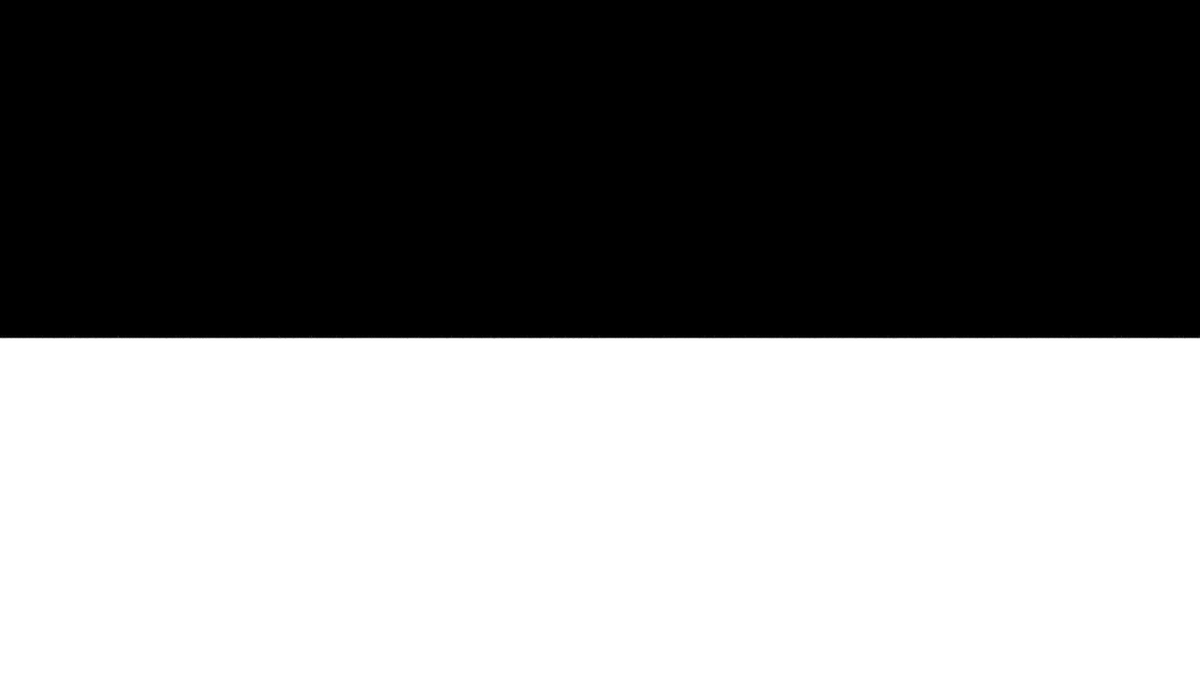
Frame 1 (no input)
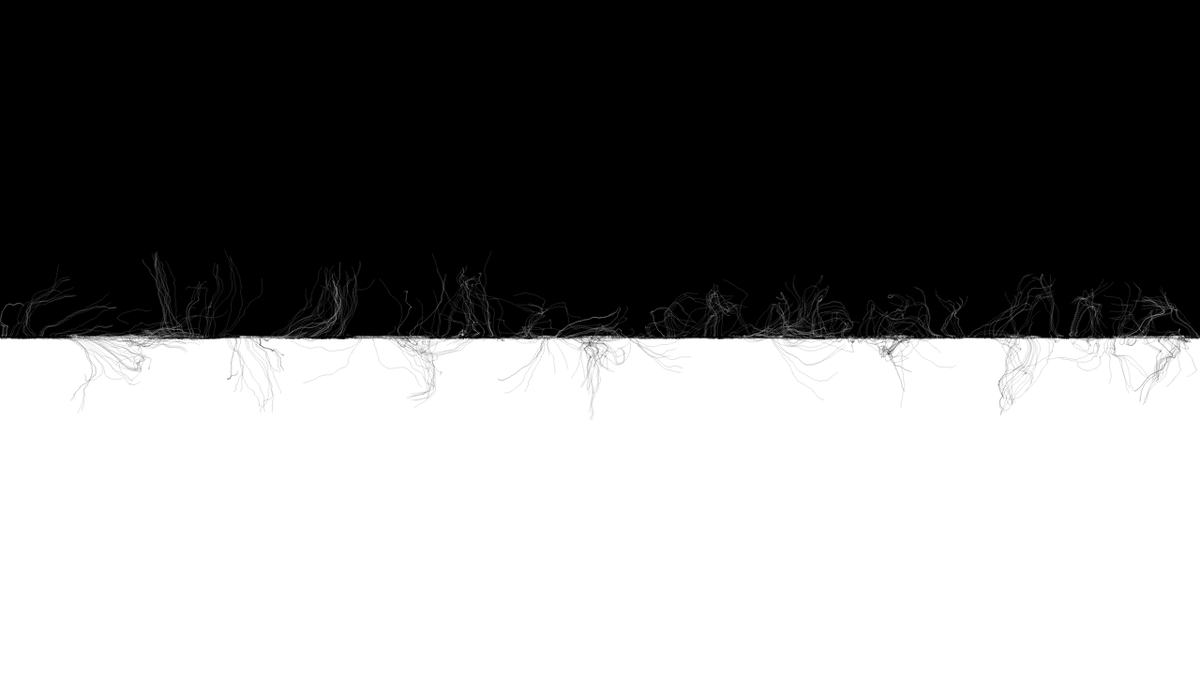
Frame 60 (no input)
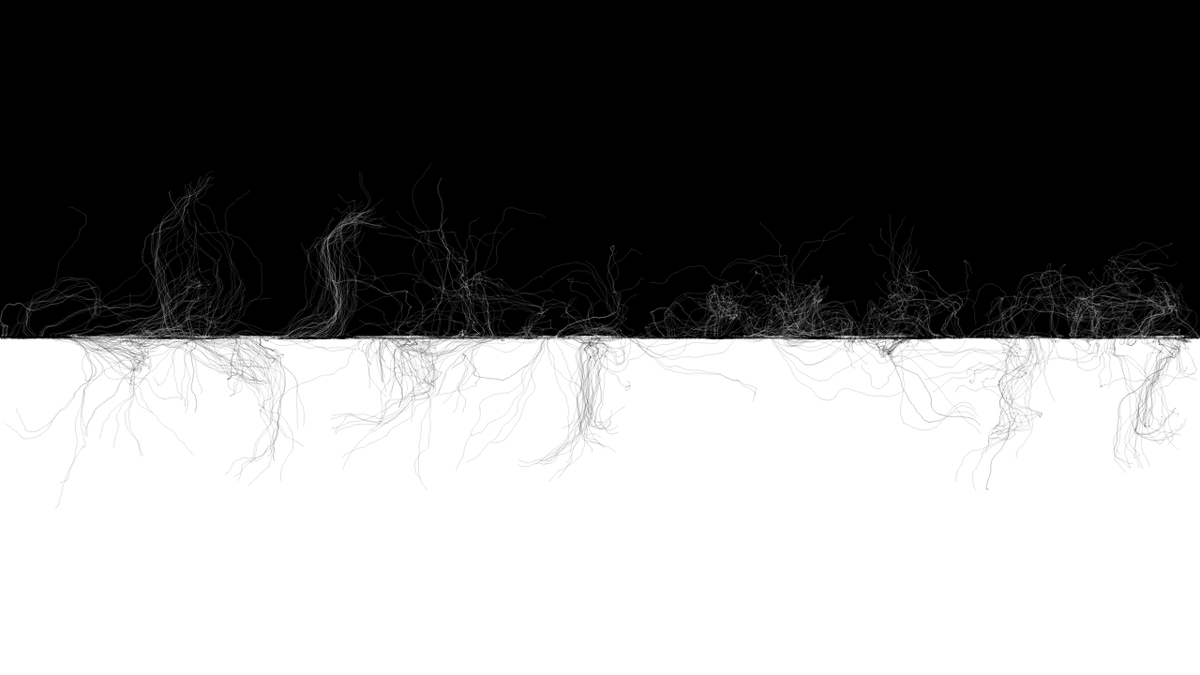
Frame 120 (the mouse pressed at the canvas centre since frame 60)

The p5.js sketch that drew these frames (run headless with seeded random() and noise() and a simulated clock; from frame 60 on, the mouse is pressed at the canvas centre):

// p5.js sketch
// ── sketch.js
var inc = 0.1;
var scl = 10; // Sets the amount of flow fields "scl" cubic pixels.
var cols, rows;
var zoff = 0;
var WhiteParticles = [];
var BlackParticles = [];
var flowfield;

function setup() {
  createCanvas(1280, 720); // Sets the size of the screen
  cols = floor(width / scl);
  rows = floor(height / scl);
  flowfield = new Array(cols * rows);
  for (var w = 0; w < 500; w++) { // Sets the amount of white particles there are.
    WhiteParticles[w] = new WhiteParticle();
  }
  for (var b = 0; b < 500; b++) { // Sets the amount of black particles there are.
    BlackParticles[b] = new BlackParticle();
  }
  background(255); // Sets the background color.
  fill(0);
  rect(0,0,1280,360); // Creates the black block on top.
}

function draw() {
 var yoff = 0;
  for (var y = 0; y < rows; y++) {
   var xoff = 0;
   for (var x = 0; x < cols; x++) {
    var index = x + y * cols;
    var angle = noise(xoff, yoff, zoff) * TWO_PI * 4;
    var v = p5.Vector.fromAngle(angle);
    v.setMag(0.4); // Adjust how stricly the particles will follow the flow field.
     flowfield[index] = v;
     xoff += inc;
   }
   yoff += inc;

   zoff += 0.01; // Adjusts the speed of the flow field's movement.
 }

 for (var w = 0; w < WhiteParticles.length; w++) {
   WhiteParticles[w].follow(flowfield);
   WhiteParticles[w].update();
   WhiteParticles[w].edges();
   WhiteParticles[w].show();
 }
  for (var b = 0; b < BlackParticles.length; b++) {
   BlackParticles[b].follow(flowfield);
   BlackParticles[b].update();
   BlackParticles[b].edges();
   BlackParticles[b].show();
 }
}
// ── BlackParticles.js
function BlackParticle() {
 this.pos = createVector(random(width), 361); // Designates the starting location of the particles.
 this.vel = createVector(0, 0);
 this.acc = createVector(0, 0);
 this.maxspeed = 2; // Sets the maxspeed of the particles.
 this.h = 0;
 this.prevPos = this.pos.copy();

 this.update = function() {
   this.vel.add(this.acc);
   this.vel.limit(this.maxspeed);
   this.pos.add(this.vel);
   this.acc.mult(0);
 }

 this.follow = function(vectors) {
   var x = floor(this.pos.x / scl);
   var y = floor(this.pos.y / scl);
   var index = x + y * cols;
   var force = vectors[index];
   this.applyForce(force);
 }

 this.applyForce = function(force) {
  this.acc.add(force);
 }

 this.show = function() {
  stroke(0, 20); //Sets the color of the particle.
  strokeWeight(1); // Sets the thickness of the particle.
  line(this.pos.x, this.pos.y, this.prevPos.x, this.prevPos.y);
  this.updatePrev();
 }

 this.updatePrev = function() {
  this.prevPos.x = this.pos.x;
  this.prevPos.y = this.pos.y;
 }
 
 // Below sets the borders that the pixels will follow before teleporting back to the starting position.
 this.edges = function() {
  if (this.pos.x > width) {
    this.pos.x = random(width);
    this.updatePrev();
  }
  if (this.pos.x < 0) {
    this.pos.x = random(width);
    this.updatePrev();
  }
  if (this.pos.y > height) {
    this.pos.y = 361;
    this.updatePrev();
  }
  if (this.pos.y < 359) {
    this.pos.y = 361;
    this.updatePrev();
  }
 }
}
// ── WhiteParticles.js
function WhiteParticle() {
 this.pos = createVector(random(width), 359); // Designates the starting location of the particles.
 this.vel = createVector(0, 0);
 this.acc = createVector(0, 0);
 this.maxspeed = 2; // Sets the maxspeed of the particles.
 this.h = 0;
 this.prevPos = this.pos.copy();

 this.update = function() {
   this.vel.add(this.acc);
   this.vel.limit(this.maxspeed);
   this.pos.add(this.vel);
   this.acc.mult(0);
 }

 this.follow = function(vectors) {
   var x = floor(this.pos.x / scl);
   var y = floor(this.pos.y / scl);
   var index = x + y * cols;
   var force = vectors[index];
   this.applyForce(force);
 }

 this.applyForce = function(force) {
  this.acc.add(force);
 }

 this.show = function() {
  stroke(255, 20); //Sets the color of the particle.
  strokeWeight(1); // Sets the thickness of the particle.
  line(this.pos.x, this.pos.y, this.prevPos.x, this.prevPos.y);
  this.updatePrev();
 }

 this.updatePrev = function() {
  this.prevPos.x = this.pos.x;
  this.prevPos.y = this.pos.y;
 }

 // Below sets the borders that the pixels will follow before teleporting back to the starting position.
 this.edges = function() {
  if (this.pos.x > width) {
    this.pos.x = random(width);
    this.updatePrev();
  }
  if (this.pos.x < 0) {
    this.pos.x = random(width);
    this.updatePrev();
  }
  if (this.pos.y > 361) {
    this.pos.y = 359;
    this.updatePrev();
  }
  if (this.pos.y < 0) {
    this.pos.y = 359;
    this.updatePrev();
  }
 }
}
